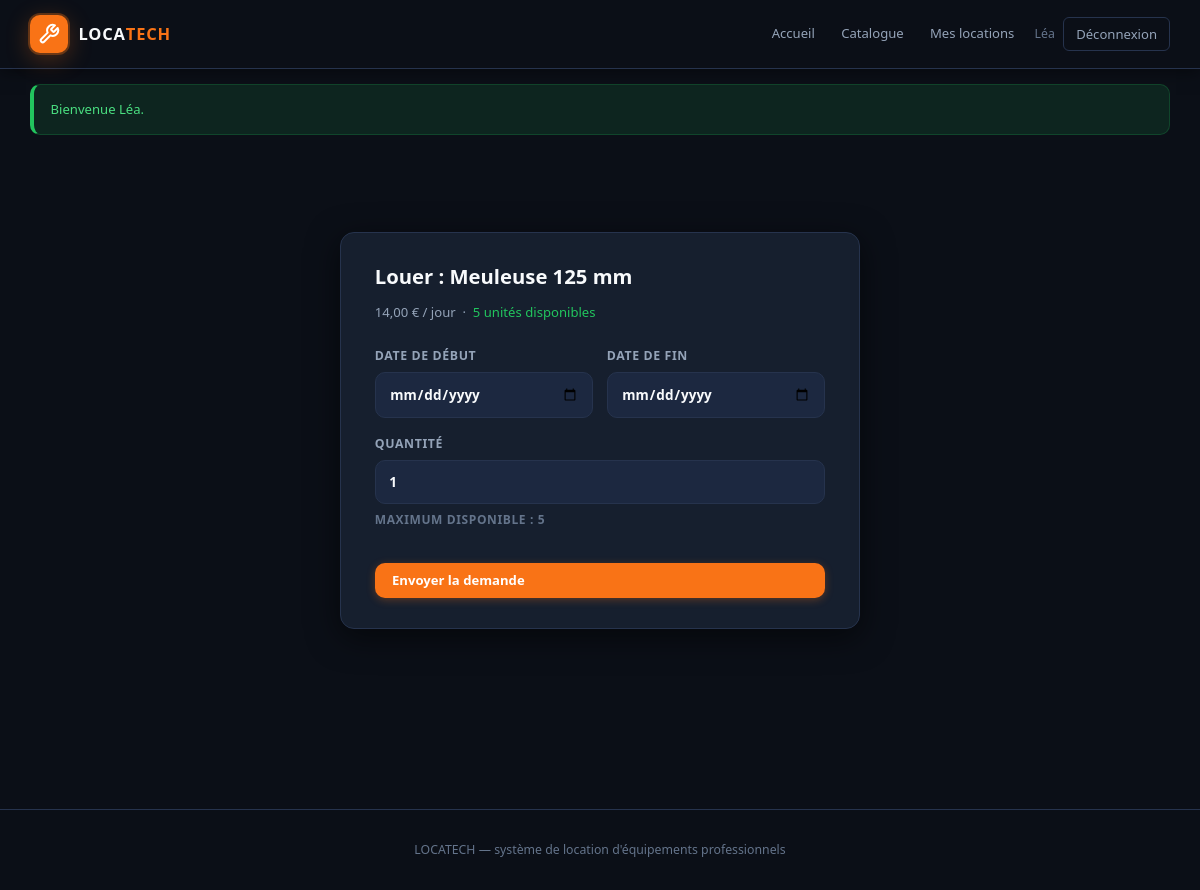
Page /locations/create/2 (signed in) on the committed database.
### tables this page shows
CREATE TABLE equipement (
    id INT UNSIGNED AUTO_INCREMENT PRIMARY KEY,
    nom VARCHAR(150) NOT NULL,
    description TEXT NULL,
    prix_jour DECIMAL(10,2) NOT NULL,
    quantite_stock INT NOT NULL DEFAULT 0,
    seuil_alerte INT NOT NULL DEFAULT 1,
    etat ENUM('disponible', 'en location', 'en maintenance', 'endommagé') NOT NULL DEFAULT 'disponible',
    categorie_id INT UNSIGNED NOT NULL,
    photo VARCHAR(255) NULL DEFAULT NULL,
    CONSTRAINT fk_equipement_categorie
        FOREIGN KEY (categorie_id) REFERENCES categorie(id)
        ON UPDATE CASCADE
        ON DELETE RESTRICT
);

### config/helpers.php (called while the page is built, shortened)
<?php
function url(string $path = ''): string
{
    $path = ltrim($path, '/');
    return BASE_URL . '/' . $path;
}
function view(string $path, array $data = []): void
{
    extract($data, EXTR_SKIP);
    $file = APP_ROOT . DIRECTORY_SEPARATOR . 'views' . DIRECTORY_SEPARATOR . str_replace('/', DIRECTORY_SEPARATOR, $path) . '.php';
    require $file;
}
function e(?string $value): string
{
    return htmlspecialchars((string) $value, ENT_QUOTES, 'UTF-8');
}

### controllers/LocationController.php (called while the page is built, shortened)
<?php
class LocationController
{
    private Equipement $equipement;
    public function __construct()
    {
        $this->equipement = new Equipement();
    }
    public function createForm(int $equipementId): void
    {
        $item = $this->equipement->findById($equipementId);
        view('front/location_create', ['equipement' => $item]);
    }
}

### config/autoload.php (called while the page is built, shortened)
<?php
spl_autoload_register(function (string $class): void {
    $directories = [
        APP_ROOT . DIRECTORY_SEPARATOR . 'models',
        APP_ROOT . DIRECTORY_SEPARATOR . 'controllers',
        APP_ROOT . DIRECTORY_SEPARATOR . 'config',
    ];
    foreach ($directories as $directory) {
        $file = $directory . DIRECTORY_SEPARATOR . $class . '.php';
        if (is_file($file)) {
            return;
        }
    }
});

### config/Database.php (called while the page is built, shortened)
<?php
class Database
{
    private static ?PDO $instance = null;
    public static function getConnection(): PDO
    {
        if (self::$instance === null) {
            $dsn = sprintf(
                'mysql:host=%s;port=%s;dbname=%s;charset=%s',
                DB_HOST,
                DB_PORT,
                DB_NAME,
                DB_CHARSET
            );
            $options = [
                PDO::ATTR_ERRMODE => PDO::ERRMODE_EXCEPTION,
                PDO::ATTR_DEFAULT_FETCH_MODE => PDO::FETCH_ASSOC,
                PDO::ATTR_EMULATE_PREPARES => false,
                PDO::MYSQL_ATTR_INIT_COMMAND => 'SET NAMES utf8mb4 COLLATE utf8mb4_unicode_ci',
            ];
            try {
                self::$instance = new PDO($dsn, DB_USER, DB_PASS, $options);
            } catch (PDOException $e) {
                error_log('Database connection error: ' . $e->getMessage());
                throw new RuntimeException(
                    'Impossible de se connecter à la base de données. Vérifiez la configuration MySQL (location_db).'
                );
            }
        }
        return self::$instance;
    }
}

### models/Equipement.php (called while the page is built, shortened)
<?php
class Equipement
{
    private PDO $db;
    public function __construct(?PDO $pdo = null)
    {
        $this->db = $pdo ?? Database::getConnection();
    }
    public function findById(int $id): ?array
    {
        $stmt = $this->db->prepare(
            'SELECT e.*, c.nom AS categorie_nom, c.description AS categorie_description
             FROM equipement e
             INNER JOIN categorie c ON c.id = e.categorie_id
             WHERE e.id = :id'
        );
        $stmt->execute(['id' => $id]);
        $row = $stmt->fetch();
        return $row ?: null;
    }
}

### views/front/location_create.php (the view, shortened to what this page needs)
<?php
require APP_ROOT . '/views/layout/header.php';
$stock = (int) $equipement['quantite_stock'];
?>
<section class="section">
    <div class="container auth-box" style="max-width:520px">
        <h1 style="font-size:1.35rem;margin-bottom:.25rem">
            Louer : <?= e($equipement['nom']) ?>
        </h1>
        <p class="lead" style="margin-bottom:1.5rem">
            <?= number_format((float) $equipement['prix_jour'], 2, ',', ' ') ?>&nbsp;€&nbsp;/&nbsp;jour
            &nbsp;·&nbsp;
            <span style="color:var(--ok)">
                <?= $stock ?> unité<?= $stock > 1 ? 's' : '' ?> disponible<?= $stock > 1 ? 's' : '' ?>
            </span>
        </p>
        <form method="post"
              action="<?= e(url('locations/store')) ?>"
              class="form"
              id="location-form">
            <div class="form-row">
                <label>
                    Date de début
                    <input type="date" name="date_debut" id="date_debut" required>
                </label>
                <label>
                    Date de fin
                    <input type="date" name="date_fin" id="date_fin" required>
                </label>
            </div>
            <label>
                Quantité
                <input type="number"
                       name="quantite"
                       id="quantite"
                       value="1"
                       min="1"
                       max="<?= $stock ?>"
                       required>
                <span class="hint">Maximum disponible&nbsp;: <?= $stock ?></span>
            </label>
            <button class="btn btn-primary" type="submit">
                Envoyer la demande
            </button>
        </form>
    </div>
</section>
<?php require APP_ROOT . '/views/layout/footer.php'; ?>

### public/css/style.css (style rules this page uses)
:root { --bg: #0B0F17; --surface: #161F2E; --surface-raised:#1C2840; --surface-high: #243352; --orange: #F97316; --orange-dim: rgba(249,115,22,.12); --orange-glow: rgba(249,115,22,.30); --orange-hover: #EA6B0A; --indigo: #3B82F6; --indigo-dim: rgba(59,130,246,.12); --ink: #F8FAFC; --muted: #94A3B8; --muted-light: #64748B; --line: #26334D; --line-bright: #334466; --ok: #22C55E; --ok-bg: rgba(34,197,94,.12); --bad: #F43F5E; --bad-bg: rgba(244,63,94,.12); --warn: #F59E0B; --warn-bg: rgba(245,158,11,.12); --radius: 14px; --radius-sm: 10px; --radius-xs: 6px; --radius-full: 999px; --shadow-sm: 0 1px 4px rgba(0,0,0,.35); --shadow-md: 0 4px 16px rgba(0,0,0,.45); --shadow-lg: 0 8px 32px rgba(0,0,0,.55); --shadow-orange: 0 6px 24px var(--orange-glow); --ease: .18s ease; font-family: "Segoe UI", system-ui, -apple-system, sans-serif; font-size: 15px; }
*, *::before, *::after { box-sizing: border-box; margin: 0; padding: 0; }
body { background: var(--bg); color: var(--ink); line-height: 1.65; -webkit-font-smoothing: antialiased; min-height: 100vh; }
h1, h2, h3, h4 { color: var(--ink); font-weight: 700; line-height: 1.3; }
.container { width: min(1140px, calc(100% - 2rem)); margin-inline: auto; }
.btn { display: inline-flex; align-items: center; gap: 0.4rem; border: none; border-radius: var(--radius-sm); padding: 0.55rem 1.15rem; font: inherit; font-size: 0.875rem; font-weight: 600; cursor: pointer; text-decoration: none; white-space: nowrap; line-height: 1.4; transition: background var(--ease), box-shadow var(--ease), color var(--ease), border-color var(--ease), transform var(--ease); }
.btn-primary { background: var(--orange); color: #fff; box-shadow: 0 2px 8px var(--orange-glow); }
.lead { color: var(--muted); font-size: 1.05rem; margin-top: 0.65rem; line-height: 1.7; }
.card, .panel, .auth-box { background: var(--surface); border: 1px solid var(--line); border-radius: var(--radius); padding: 1.25rem; box-shadow: var(--shadow-sm); }
.section { padding: 2.5rem 0 4rem; }
.form { display: grid; gap: 1.1rem; }
.form label { display: grid; gap: 0.4rem; font-size: 0.82rem; font-weight: 600; color: var(--muted); text-transform: uppercase; letter-spacing: 0.05em; }
.form input, .form select, .form textarea, .filters select, .filters input { width: 100%; padding: 0.65rem 0.9rem; border: 1.5px solid var(--line); border-radius: var(--radius-sm); font: inherit; font-size: 0.9rem; background: var(--surface-raised); color: var(--ink); outline: none; transition: border-color var(--ease), box-shadow var(--ease), background var(--ease); -webkit-appearance: none; }
.form input::placeholder, .form textarea::placeholder { color: var(--muted-light); }
.form-row { display: grid; grid-template-columns: repeat(auto-fit, minmax(165px, 1fr)); gap: 0.9rem; }
.auth-box { max-width: 460px; margin: 3rem auto; background: var(--surface); border: 1px solid var(--line); border-radius: var(--radius); padding: 2rem 2.25rem; box-shadow: var(--shadow-lg); }
.auth-box h1 { font-size: 1.5rem; margin-bottom: 0.4rem; }
.auth-box > p { color: var(--muted); font-size: 0.875rem; margin-top: 0.75rem; }
.hint { color: var(--muted-light); font-size: 0.8rem; }

### rows in the picture
equipement: nom "Meuleuse 125 mm", prix_jour "14,00", quantite_stock "5"

### other values in the picture
$user['prenom'] "Léa"
$success "Bienvenue Léa."
